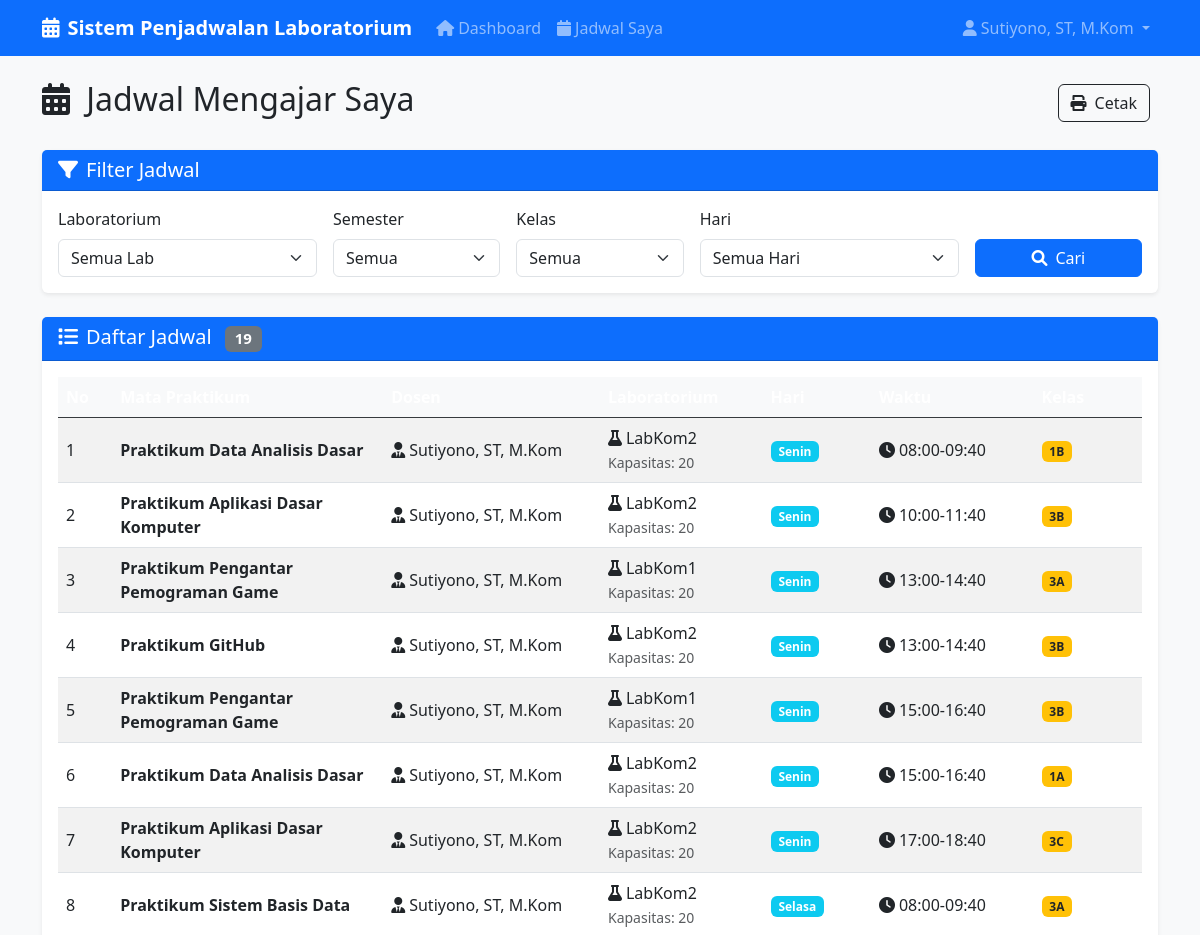
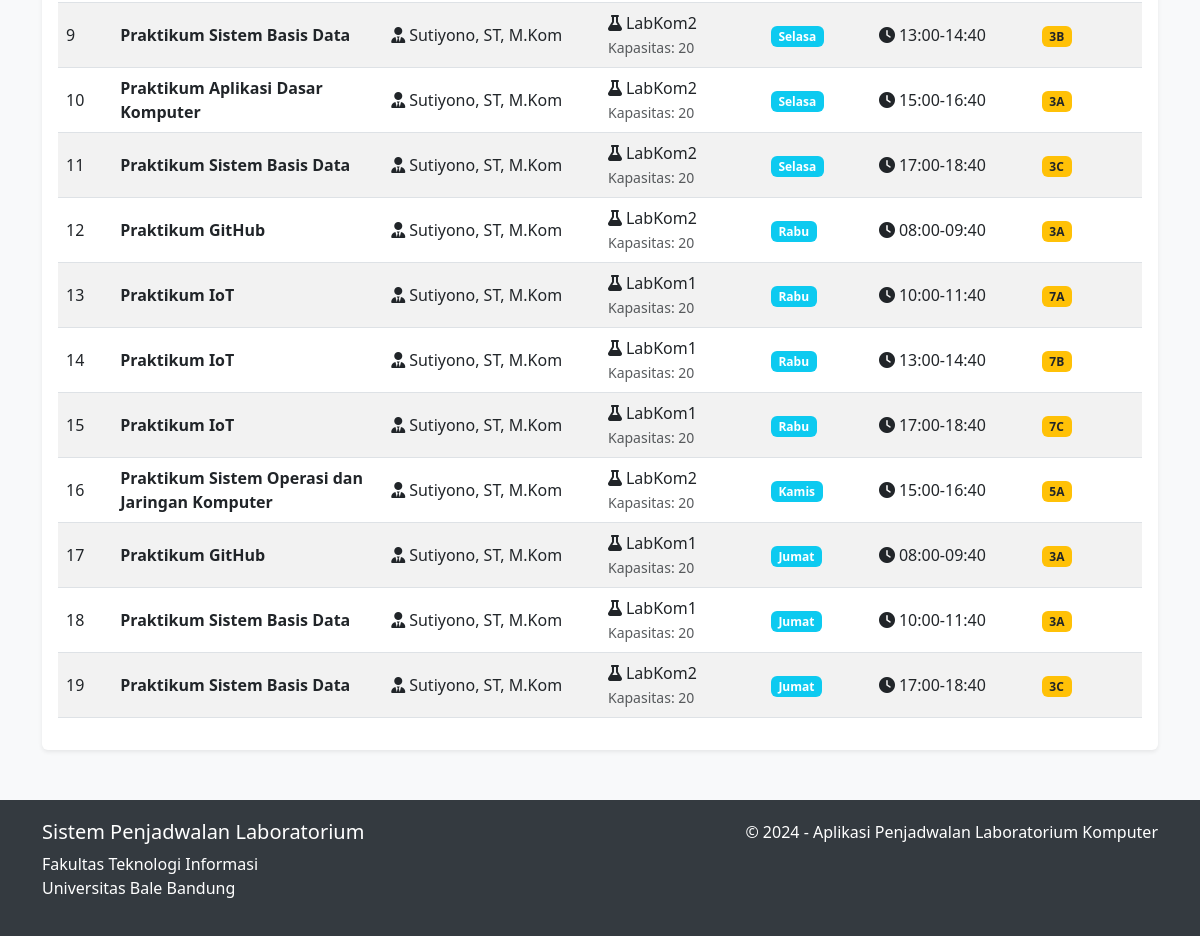
The page /schedules (signed in) on the database its author committed (2 pictures, top to bottom).
### app.py (models this page shows)
class User(db.Model):
    id = db.Column(db.Integer, primary_key=True)
    username = db.Column(db.String(80), unique=True, nullable=False)
    password = db.Column(db.String(120), nullable=False)
    role = db.Column(db.String(20), nullable=False)  # admin, staff, lecturer
    full_name = db.Column(db.String(100), nullable=False)
    schedules = db.relationship('Schedule', backref='lecturer', lazy=True)

class Schedule(db.Model):
    id = db.Column(db.Integer, primary_key=True)
    course_id = db.Column(db.Integer, db.ForeignKey('practicum.id'), nullable=False)
    lecturer_id = db.Column(db.Integer, db.ForeignKey('user.id'), nullable=False)
    lab_id = db.Column(db.Integer, db.ForeignKey('lab.id'), nullable=False)
    day = db.Column(db.String(10), nullable=False)  # Senin, Selasa, etc.
    time_slot = db.Column(db.String(20), nullable=False)  # 08:00-10:00, etc.
    class_name = db.Column(db.String(5), nullable=False)  # A, B, C
    created_at = db.Column(db.DateTime, default=datetime.utcnow)

class Practicum(db.Model):
    id = db.Column(db.Integer, primary_key=True)
    code = db.Column(db.String(20), unique=True, nullable=False)
    practicum_name = db.Column(db.String(100), nullable=False)
    semester = db.Column(db.Integer, nullable=False)  # 1-8
    sks = db.Column(db.Integer, nullable=False)  # 1-4
    schedules = db.relationship('Schedule', backref='practicum', lazy=True)

class Lab(db.Model):
    id = db.Column(db.Integer, primary_key=True)
    lab_name = db.Column(db.String(50), nullable=False)
    capacity = db.Column(db.Integer, nullable=False)
    schedules = db.relationship('Schedule', backref='laboratory', lazy=True)

### app.py (the view)
@app.route('/schedules')
def schedules():
    if 'user_id' not in session:
        return redirect(url_for('login'))
    user = User.query.get(session['user_id'])
    query = Schedule.query
    if user.role == 'lecturer':
        query = query.filter_by(lecturer_id=user.id)
    lab_id = request.args.get('lab_id')
    day = request.args.get('day')
    semester = request.args.get('semester')
    class_name = request.args.get('class_name')
    if lab_id:
        query = query.filter_by(lab_id=lab_id)
    if day:
        query = query.filter_by(day=day)
    if class_name:
        query = query.filter_by(class_name=class_name)
    if semester:
        query = query.join(Practicum).filter(Practicum.semester == semester)
    schedules = query.all()
    day_order = {
        'Senin': 1, 'Selasa': 2, 'Rabu': 3,
        'Kamis': 4, 'Jumat': 5, 'Sabtu': 6, 'Minggu': 7
    }
    schedules.sort(key=lambda x: (day_order.get(x.day, 8), x.time_slot))
    return render_template('schedules.html', schedules=schedules, user=user, labs=Lab.query.all())

### templates/schedules.html (shortened to what this page needs)
{% extends "base.html" %}
{% block content %}
<div class="row">
    <div class="col-12">
        <div class="d-flex justify-content-between align-items-center mb-4">
            <h2>
                <i class="fas fa-calendar-alt me-2"></i>
                {% if user.role == 'lecturer' %}Jadwal Mengajar Saya{% else %}Manajemen Jadwal{% endif %}
            </h2>
            <div class="no-print">
                <button onclick="window.print()" class="btn btn-outline-dark me-2">
                    <i class="fas fa-print me-2"></i>Cetak
                </button>
            </div>
        </div>
    </div>
</div>
<div class="row mb-4 no-print">
    <div class="col-12">
        <div class="card">
            <div class="card-header">
                <h5 class="mb-0"><i class="fas fa-filter me-2"></i>Filter Jadwal</h5>
            </div>
            <div class="card-body">
                <form method="GET" class="row g-3">
                    <div class="col-md-3">
                        <label for="filter_lab" class="form-label">Laboratorium</label>
                        <select class="form-select" id="filter_lab" name="lab_id">
                            <option value="">Semua Lab</option>
                        </select>
                    </div>
                    <div class="col-md-2">
                        <label for="filter_semester" class="form-label">Semester</label>
                        <select class="form-select" id="filter_semester" name="semester">
                            <option value="">Semua</option>
                        </select>
                    </div>
                    <div class="col-md-2">
                        <label for="filter_class" class="form-label">Kelas</label>
                        <select class="form-select" id="filter_class" name="class_name">
                            <option value="">Semua</option>
                        </select>
                    </div>
                    <div class="col-md-3">
                        <label for="filter_day" class="form-label">Hari</label>
                        <select class="form-select" id="filter_day" name="day">
                            <option value="">Semua Hari</option>
                        </select>
                    </div>
                    <div class="col-md-2 d-flex align-items-end">
                        <button type="submit" class="btn btn-primary w-100">
                            <i class="fas fa-search me-2"></i>Cari
                        </button>
                    </div>
                </form>
            </div>
        </div>
    </div>
</div>
<div class="row">
    <div class="col-12">
        <div class="card">
            <div class="card-header">
                <h5 class="mb-0">
                    <i class="fas fa-list me-2"></i>Daftar Jadwal
                    {% if schedules %}
                    <span class="badge bg-secondary ms-2">{{ schedules|length }}</span>
                    {% endif %}
                </h5>
            </div>
            <div class="card-body">
                {% if schedules %}
                <div class="table-responsive">
                    <table class="table table-striped table-hover align-middle">
                        <thead class="table-dark">
                            <tr>
                                <th style="width: 5%">No</th>
                                <th style="width: 25%">Mata Praktikum</th>
                                <th style="width: 20%">Dosen</th>
                                <th style="width: 15%">Laboratorium</th>
                                <th style="width: 10%">Hari</th>
                                <th style="width: 15%">Waktu</th>
                                <th style="width: 10%">Kelas</th>
                            </tr>
                        </thead>
                        <tbody>
                            {% for schedule in schedules %}
                            <tr>
                                <td>{{ loop.index }}</td>
                                <td>
                                    <strong>{{ schedule.practicum.practicum_name }}</strong>
                                </td>
                                <td>
                                    <i class="fas fa-user-tie me-1"></i>{{ schedule.lecturer.full_name }}
                                </td>
                                <td>
                                    <i class="fas fa-flask me-1"></i>{{ schedule.laboratory.lab_name }}
                                    <br><small class="text-muted">Kapasitas: {{ schedule.laboratory.capacity }}</small>
                                </td>
                                <td>
                                    <span class="badge bg-info">{{ schedule.day }}</span>
                                </td>
                                <td>
                                    <i class="fas fa-clock me-1"></i>{{ schedule.time_slot }}
                                </td>
                                <td>
                                    <span class="badge bg-warning text-dark">{{ schedule.practicum.semester }}{{
                                        schedule.class_name }}</span>
                                </td>
                            </tr>
                            {% endfor %}
                        </tbody>
                    </table>
                </div>
                {% endif %}
            </div>
        </div>
    </div>
</div>
{% endblock %}

### templates/base.html (shortened to what this page needs)
<!DOCTYPE html>
<html lang="id">
<head>
    <link href="https://cdn.jsdelivr.net/npm/bootstrap@5.3.0/dist/css/bootstrap.min.css" rel="stylesheet">
    <link href="https://cdnjs.cloudflare.com/ajax/libs/font-awesome/6.0.0/css/all.min.css" rel="stylesheet">
</head>
<body>
    <nav class="navbar navbar-expand-lg navbar-dark bg-primary">
        <div class="container">
            <a class="navbar-brand" href="{{ url_for('dashboard') }}">
                <i class="fas fa-calendar-alt me-2"></i>Sistem Penjadwalan Laboratorium
            </a>
            {% if session.user_id %}
            <div class="collapse navbar-collapse" id="navbarNav">
                <ul class="navbar-nav me-auto">
                    <li class="nav-item">
                        <a class="nav-link" href="{{ url_for('dashboard') }}">
                            <i class="fas fa-home me-1"></i>Dashboard
                        </a>
                    </li>
                    {% if session.role == 'lecturer' %}
                    <li class="nav-item">
                        <a class="nav-link" href="{{ url_for('schedules') }}">
                            <i class="fas fa-calendar me-1"></i>Jadwal Saya
                        </a>
                    </li>
                    {% endif %}
                </ul>
                <ul class="navbar-nav">
                    <li class="nav-item dropdown">
                        <a class="nav-link dropdown-toggle" href="#" role="button" data-bs-toggle="dropdown">
                            <i class="fas fa-user me-1"></i>{{ session.full_name }}
                        </a>
                    </li>
                </ul>
            </div>
            {% endif %}
        </div>
    </nav>
    <div class="container mt-4">
        {% block content %}{% endblock %}
    </div>
    <footer class="footer">
        <div class="container">
            <div class="row">
                <div class="col-md-6">
                    <h5>Sistem Penjadwalan Laboratorium</h5>
                    <p>Fakultas Teknologi Informasi<br>Universitas Bale Bandung</p>
                </div>
                <div class="col-md-6 text-md-end">
                    <p>&copy; 2024 - Aplikasi Penjadwalan Laboratorium Komputer</p>
                </div>
            </div>
        </div>
    </footer>
</body>
</html>

### templates/base.html (style rules this page uses)
body { background-color: #f8f9fa; }
.navbar-brand { font-weight: bold; }
.card { box-shadow: 0 0.125rem 0.25rem rgba(0, 0, 0, 0.075); border: none; }
.card-header { background-color: #0d6efd; color: white; font-weight: 600; }
.btn-primary { background-color: #0d6efd; border-color: #0d6efd; }
.table th { background-color: #f8f9fa; border-top: none; }
.footer { background-color: #343a40; color: white; padding: 20px 0; margin-top: 50px; }

### rows shown on the page
User: full_name "Sutiyono, ST, M.Kom"
Schedule: practicum.practicum_name "Praktikum Data Analisis Dasar", lecturer.full_name "Sutiyono, ST, M.Kom", laboratory.lab_name "LabKom2", laboratory.capacity "20", day "Senin", time_slot "08:00-09:40", practicum.semester "1", class_name "B"
Schedule: practicum.practicum_name "Praktikum Aplikasi Dasar Komputer", lecturer.full_name "Sutiyono, ST, M.Kom", laboratory.lab_name "LabKom2", laboratory.capacity "20", day "Senin", time_slot "10:00-11:40", practicum.semester "3", class_name "B"
Schedule: practicum.practicum_name "Praktikum Pengantar Pemograman Game", lecturer.full_name "Sutiyono, ST, M.Kom", laboratory.lab_name "LabKom1", laboratory.capacity "20", day "Senin", time_slot "13:00-14:40", practicum.semester "3", class_name "A"
Schedule: practicum.practicum_name "Praktikum GitHub", lecturer.full_name "Sutiyono, ST, M.Kom", laboratory.lab_name "LabKom2", laboratory.capacity "20", day "Senin", time_slot "13:00-14:40", practicum.semester "3", class_name "B"
Schedule: practicum.practicum_name "Praktikum Pengantar Pemograman Game", lecturer.full_name "Sutiyono, ST, M.Kom", laboratory.lab_name "LabKom1", laboratory.capacity "20", day "Senin", time_slot "15:00-16:40", practicum.semester "3", class_name "B"
Schedule: practicum.practicum_name "Praktikum Data Analisis Dasar", lecturer.full_name "Sutiyono, ST, M.Kom", laboratory.lab_name "LabKom2", laboratory.capacity "20", day "Senin", time_slot "15:00-16:40", practicum.semester "1", class_name "A"
Schedule: practicum.practicum_name "Praktikum Aplikasi Dasar Komputer", lecturer.full_name "Sutiyono, ST, M.Kom", laboratory.lab_name "LabKom2", laboratory.capacity "20", day "Senin", time_slot "17:00-18:40", practicum.semester "3", class_name "C"
Schedule: practicum.practicum_name "Praktikum Sistem Basis Data", lecturer.full_name "Sutiyono, ST, M.Kom", laboratory.lab_name "LabKom2", laboratory.capacity "20", day "Selasa", time_slot "08:00-09:40", practicum.semester "3", class_name "A"
Schedule: practicum.practicum_name "Praktikum Sistem Basis Data", lecturer.full_name "Sutiyono, ST, M.Kom", laboratory.lab_name "LabKom2", laboratory.capacity "20", day "Selasa", time_slot "13:00-14:40", practicum.semester "3", class_name "B"
Schedule: practicum.practicum_name "Praktikum Aplikasi Dasar Komputer", lecturer.full_name "Sutiyono, ST, M.Kom", laboratory.lab_name "LabKom2", laboratory.capacity "20", day "Selasa", time_slot "15:00-16:40", practicum.semester "3", class_name "A"
Schedule: practicum.practicum_name "Praktikum Sistem Basis Data", lecturer.full_name "Sutiyono, ST, M.Kom", laboratory.lab_name "LabKom2", laboratory.capacity "20", day "Selasa", time_slot "17:00-18:40", practicum.semester "3", class_name "C"
Schedule: practicum.practicum_name "Praktikum GitHub", lecturer.full_name "Sutiyono, ST, M.Kom", laboratory.lab_name "LabKom2", laboratory.capacity "20", day "Rabu", time_slot "08:00-09:40", practicum.semester "3", class_name "A"
Schedule: practicum.practicum_name "Praktikum IoT", lecturer.full_name "Sutiyono, ST, M.Kom", laboratory.lab_name "LabKom1", laboratory.capacity "20", day "Rabu", time_slot "10:00-11:40", practicum.semester "7", class_name "A"
Schedule: practicum.practicum_name "Praktikum IoT", lecturer.full_name "Sutiyono, ST, M.Kom", laboratory.lab_name "LabKom1", laboratory.capacity "20", day "Rabu", time_slot "13:00-14:40", practicum.semester "7", class_name "B"
Schedule: practicum.practicum_name "Praktikum IoT", lecturer.full_name "Sutiyono, ST, M.Kom", laboratory.lab_name "LabKom1", laboratory.capacity "20", day "Rabu", time_slot "17:00-18:40", practicum.semester "7", class_name "C"
Schedule: practicum.practicum_name "Praktikum Sistem Operasi dan Jaringan Komputer", lecturer.full_name "Sutiyono, ST, M.Kom", laboratory.lab_name "LabKom2", laboratory.capacity "20", day "Kamis", time_slot "15:00-16:40", practicum.semester "5", class_name "A"
Schedule: practicum.practicum_name "Praktikum GitHub", lecturer.full_name "Sutiyono, ST, M.Kom", laboratory.lab_name "LabKom1", laboratory.capacity "20", day "Jumat", time_slot "08:00-09:40", practicum.semester "3", class_name "A"
Schedule: practicum.practicum_name "Praktikum Sistem Basis Data", lecturer.full_name "Sutiyono, ST, M.Kom", laboratory.lab_name "LabKom1", laboratory.capacity "20", day "Jumat", time_slot "10:00-11:40", practicum.semester "3", class_name "A"
Schedule: practicum.practicum_name "Praktikum Sistem Basis Data", lecturer.full_name "Sutiyono, ST, M.Kom", laboratory.lab_name "LabKom2", laboratory.capacity "20", day "Jumat", time_slot "17:00-18:40", practicum.semester "3", class_name "C"

### other values the page prints
{{ schedules|length }} "19"
